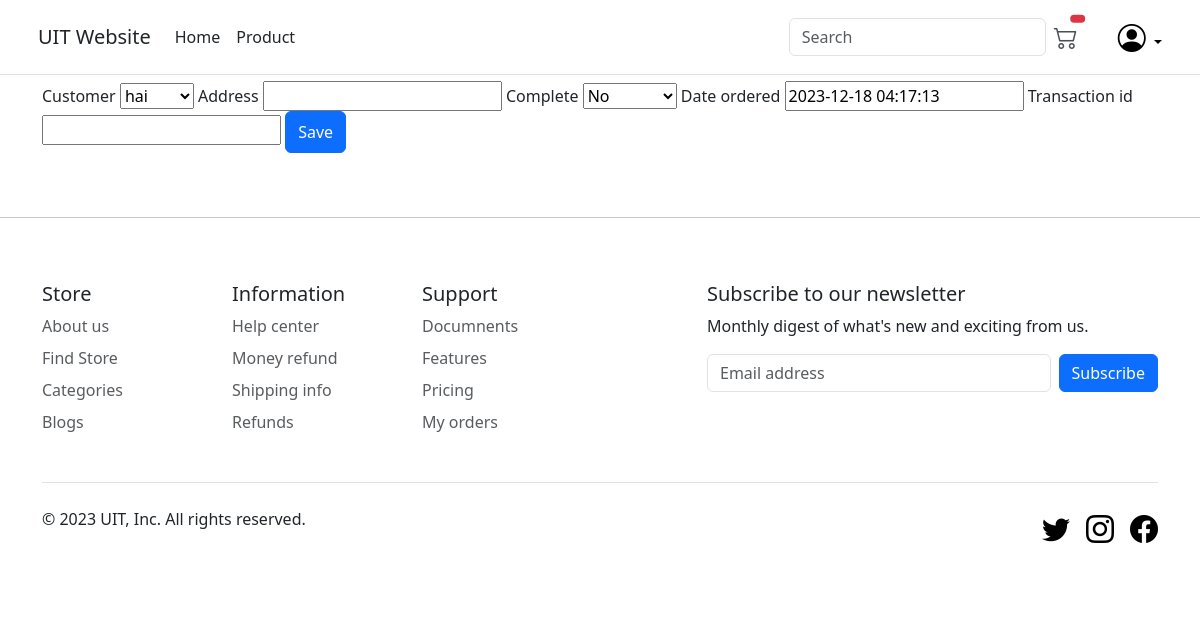
/update_order/11 (signed in), run on the app's committed database.
### main/models.py (models this page shows, shortened)
class Order(models.Model):
    customer = models.ForeignKey(Customer, on_delete=models.CASCADE, blank=True,null=True)
    address = models.CharField(max_length=200, null=True)
    complete = models.BooleanField(default=False, null=True, blank=False)
    date_ordered = models.DateTimeField(default=datetime.datetime.now())
    transaction_id = models.CharField(max_length=200, null=True)

### main/decorators.py (the view)
        def wraper_func(request, *args, **kwargs):
            if request.user.groups.exists():
                for group in request.user.groups.all():
                    if group.name in allowed_roles:
                        return view_func(request, *args, **kwargs)
                    else:
                        return HttpResponse('You are not authorize to view this page')
            else:
                return HttpResponse('You are not authorize to view this page')

### main/forms.py
class OrderForm(ModelForm):
    class Meta:
        model = Order
        fields = '__all__'

### main/models.py (called while the page is built)
    def __str__(self):
        return self.name

### main/views.py (called while the page is built)
@login_required(login_url='login')
@allowed_users(allowed_roles=['admin'])
def updateOrder(request, pk):
    order = Order.objects.get(id=pk)
    form = OrderForm(instance=order)
    if request.method == 'POST':
        form = OrderForm(request.POST, instance=order)
        if form.is_valid():
            form.save()
            return redirect('admin')
    context = {
        'form':form,
    }
    return render(request, 'main/order_form.html', context)

### main/templates/main/order_form.html (shortened to what this page needs)
{% extends "main/base.html" %}
{% load static %}
{% block content %}
<form method="POST" action="">
    {{form.customer.label}}
    {{form.customer}}
    {{form.address.label}}
    {{form.address}}
    {{form.complete.label}}
    {{form.complete}}
    {{form.date_ordered.label}}
    {{form.date_ordered}}
    {{form.transaction_id.label}}
    {{form.transaction_id}}
    <button class="btn btn-primary w-10 py-2" type="submit" value="Save">Save</button>
</form>
{% endblock content %}

### data on the page
Order: customer "hai", complete "No", date_ordered "2023-12-18 04:17:13"
